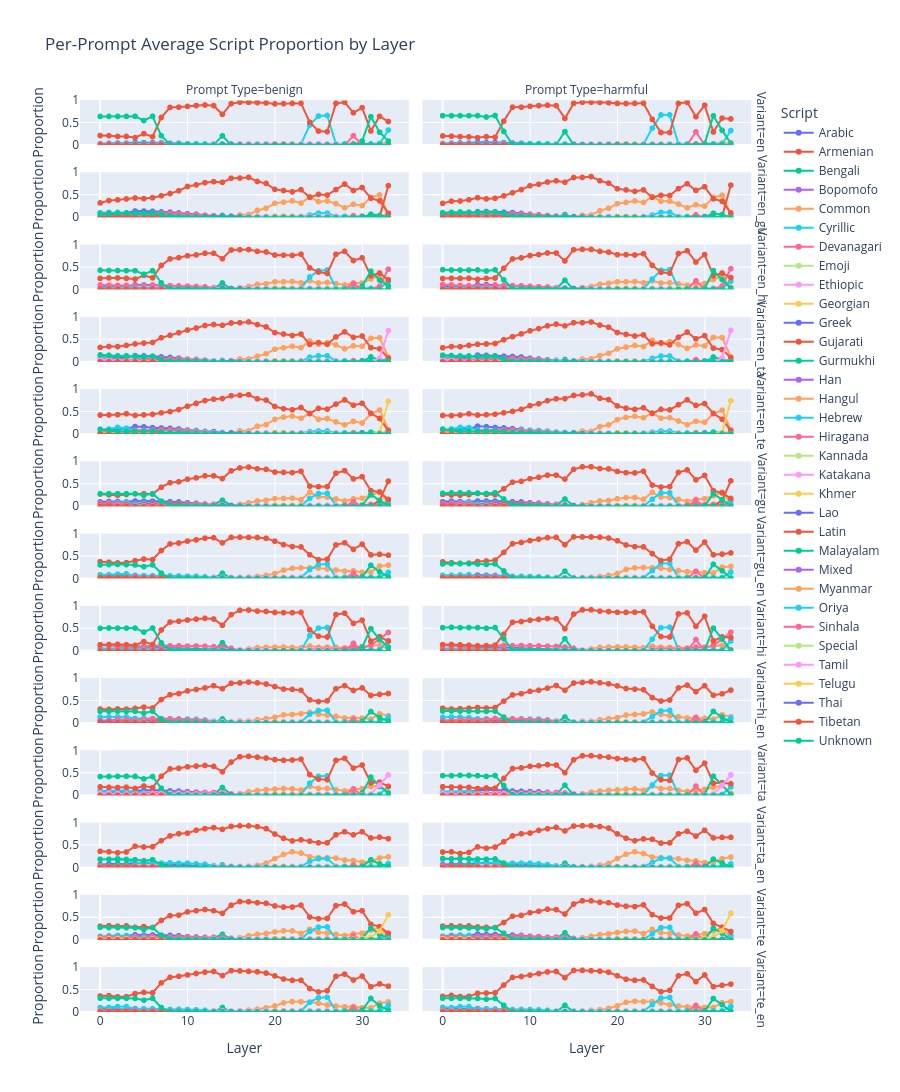

Notebook cell for this chart:
### Code cell
lang_prop(
    ["prompt_type", "layer", "variant", "script"],
    facet_row="variant",
    facet_col="prompt_type",
    height=3000,
)
